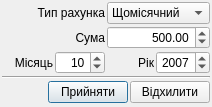
<?xml version="1.0" encoding="UTF-8"?>
<ui version="4.0">
 <class>tke_Dialog_print_rahunok</class>
 <widget class="QDialog" name="tke_Dialog_print_rahunok">
  <property name="geometry">
   <rect>
    <x>0</x>
    <y>0</y>
    <width>212</width>
    <height>107</height>
   </rect>
  </property>
  <property name="windowTitle">
   <string>Друк рахунка</string>
  </property>
  <property name="windowIcon">
   <iconset resource="../tkeAbonent/tke/tke_rc">
    <normaloff>:/pictures/pictures/Kpilot_Notes.png</normaloff>:/pictures/pictures/Kpilot_Notes.png</iconset>
  </property>
  <layout class="QVBoxLayout">
   <property name="spacing">
    <number>2</number>
   </property>
   <property name="margin">
    <number>2</number>
   </property>
   <item>
    <layout class="QGridLayout">
     <property name="spacing">
      <number>2</number>
     </property>
     <item row="0" column="0">
      <widget class="QLabel" name="label_rahunok_type">
       <property name="text">
        <string>Тип рахунка</string>
       </property>
       <property name="alignment">
        <set>Qt::AlignRight|Qt::AlignTrailing|Qt::AlignVCenter</set>
       </property>
      </widget>
     </item>
     <item row="0" column="1">
      <widget class="QComboBox" name="comboBox_rahunok_type">
       <item>
        <property name="text">
         <string>Щомісячний</string>
        </property>
       </item>
       <item>
        <property name="text">
         <string>Авансовий</string>
        </property>
       </item>
      </widget>
     </item>
     <item row="1" column="0">
      <widget class="QLabel" name="label_suma">
       <property name="text">
        <string>Сума</string>
       </property>
       <property name="alignment">
        <set>Qt::AlignRight|Qt::AlignTrailing|Qt::AlignVCenter</set>
       </property>
      </widget>
     </item>
     <item row="1" column="1">
      <widget class="QDoubleSpinBox" name="doubleSpinBox_suma">
       <property name="alignment">
        <set>Qt::AlignRight|Qt::AlignTrailing|Qt::AlignVCenter</set>
       </property>
       <property name="maximum">
        <double>100000.000000000000000</double>
       </property>
       <property name="value">
        <double>500.000000000000000</double>
       </property>
      </widget>
     </item>
     <item row="2" column="0">
      <layout class="QHBoxLayout">
       <item>
        <widget class="QLabel" name="label_month">
         <property name="text">
          <string>Місяць</string>
         </property>
         <property name="alignment">
          <set>Qt::AlignRight|Qt::AlignTrailing|Qt::AlignVCenter</set>
         </property>
        </widget>
       </item>
       <item>
        <widget class="QSpinBox" name="spinBox_month">
         <property name="alignment">
          <set>Qt::AlignRight|Qt::AlignTrailing|Qt::AlignVCenter</set>
         </property>
         <property name="minimum">
          <number>1</number>
         </property>
         <property name="maximum">
          <number>12</number>
         </property>
         <property name="value">
          <number>10</number>
         </property>
        </widget>
       </item>
      </layout>
     </item>
     <item row="2" column="1">
      <layout class="QHBoxLayout">
       <item>
        <widget class="QLabel" name="label_year">
         <property name="text">
          <string>Рік</string>
         </property>
         <property name="alignment">
          <set>Qt::AlignRight|Qt::AlignTrailing|Qt::AlignVCenter</set>
         </property>
        </widget>
       </item>
       <item>
        <widget class="QSpinBox" name="spinBox_year">
         <property name="alignment">
          <set>Qt::AlignRight|Qt::AlignTrailing|Qt::AlignVCenter</set>
         </property>
         <property name="minimum">
          <number>2005</number>
         </property>
         <property name="maximum">
          <number>2100</number>
         </property>
         <property name="value">
          <number>2007</number>
         </property>
        </widget>
       </item>
      </layout>
     </item>
    </layout>
   </item>
   <item>
    <widget class="Line" name="line">
     <property name="orientation">
      <enum>Qt::Horizontal</enum>
     </property>
    </widget>
   </item>
   <item>
    <layout class="QHBoxLayout">
     <property name="spacing">
      <number>2</number>
     </property>
     <item>
      <spacer>
       <property name="orientation">
        <enum>Qt::Horizontal</enum>
       </property>
       <property name="sizeHint" stdset="0">
        <size>
         <width>40</width>
         <height>20</height>
        </size>
       </property>
      </spacer>
     </item>
     <item>
      <widget class="QPushButton" name="pushButton_accept">
       <property name="text">
        <string>Прийняти</string>
       </property>
       <property name="icon">
        <iconset resource="../tkeAbonent/tke/tke_rc">
         <normaloff>:/pictures/pictures/button_ok.png</normaloff>:/pictures/pictures/button_ok.png</iconset>
       </property>
       <property name="iconSize">
        <size>
         <width>12</width>
         <height>12</height>
        </size>
       </property>
      </widget>
     </item>
     <item>
      <widget class="QPushButton" name="pushButton_reject">
       <property name="text">
        <string>Відхилити</string>
       </property>
       <property name="icon">
        <iconset resource="../tkeAbonent/tke/tke_rc">
         <normaloff>:/pictures/pictures/button_cancel.png</normaloff>:/pictures/pictures/button_cancel.png</iconset>
       </property>
       <property name="iconSize">
        <size>
         <width>12</width>
         <height>12</height>
        </size>
       </property>
      </widget>
     </item>
    </layout>
   </item>
  </layout>
 </widget>
 <resources>
  <include location="../tkeAbonent/tke/tke_rc"/>
  <include location="../tkeAbonent/tke/tke_rc"/>
 </resources>
 <connections/>
</ui>
